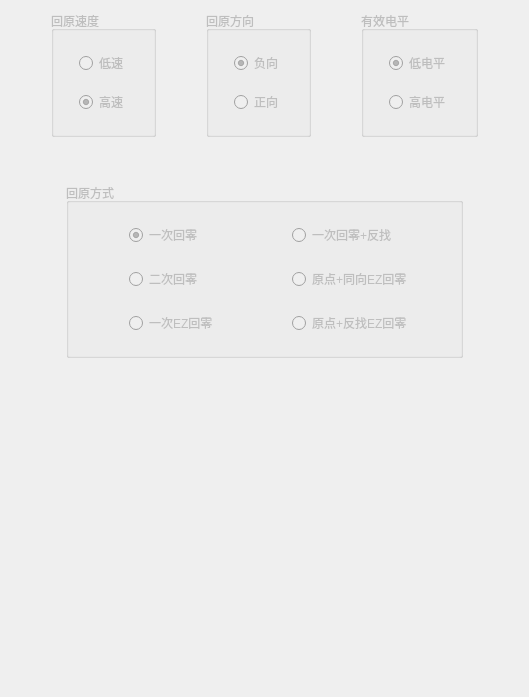
     <widget class="QWidget" name="tabHomeReturn">
      <attribute name="title">
       <string>Home Return</string>
      </attribute>
      <layout class="QVBoxLayout" name="verticalLayout_7">
       <item>
        <layout class="QHBoxLayout" name="horizontalLayout_5">
         <item>
          <spacer name="horizontalSpacer_4">
           <property name="orientation">
            <enum>Qt::Horizontal</enum>
           </property>
           <property name="sizeHint" stdset="0">
            <size>
             <width>40</width>
             <height>20</height>
            </size>
           </property>
          </spacer>
         </item>
         <item>
          <layout class="QHBoxLayout" name="horizontalLayout_3">
           <property name="spacing">
            <number>50</number>
           </property>
           <item>
            <widget class="QGroupBox" name="groupBox_6">
             <property name="enabled">
              <bool>false</bool>
             </property>
             <property name="title">
              <string>回原速度</string>
             </property>
             <layout class="QVBoxLayout" name="verticalLayout_6">
              <property name="spacing">
               <number>15</number>
              </property>
              <property name="leftMargin">
               <number>25</number>
              </property>
              <property name="topMargin">
               <number>20</number>
              </property>
              <property name="rightMargin">
               <number>25</number>
              </property>
              <property name="bottomMargin">
               <number>20</number>
              </property>
              <item>
               <widget class="QRadioButton" name="hrSlowRBtn">
                <property name="text">
                 <string>低速</string>
                </property>
               </widget>
              </item>
              <item>
               <widget class="QRadioButton" name="hrFastRBtn">
                <property name="text">
                 <string>高速</string>
                </property>
                <property name="checked">
                 <bool>true</bool>
                </property>
               </widget>
              </item>
             </layout>
            </widget>
           </item>
           <item>
            <widget class="QGroupBox" name="groupBox_5">
             <property name="enabled">
              <bool>false</bool>
             </property>
             <property name="title">
              <string>回原方向</string>
             </property>
             <layout class="QVBoxLayout" name="verticalLayout_5">
              <property name="spacing">
               <number>15</number>
              </property>
              <property name="leftMargin">
               <number>25</number>
              </property>
              <property name="topMargin">
               <number>20</number>
              </property>
              <property name="rightMargin">
               <number>25</number>
              </property>
              <property name="bottomMargin">
               <number>20</number>
              </property>
              <item>
               <widget class="QRadioButton" name="hrNDirectionRBtn">
                <property name="text">
                 <string>负向</string>
                </property>
                <property name="checked">
                 <bool>true</bool>
                </property>
               </widget>
              </item>
              <item>
               <widget class="QRadioButton" name="hrPDirectionRBtn">
                <property name="text">
                 <string>正向</string>
                </property>
               </widget>
              </item>
             </layout>
            </widget>
           </item>
           <item>
            <widget class="QGroupBox" name="groupBox_4">
             <property name="enabled">
              <bool>false</bool>
             </property>
             <property name="title">
              <string>有效电平</string>
             </property>
             <layout class="QVBoxLayout" name="verticalLayout_4">
              <property name="spacing">
               <number>15</number>
              </property>
              <property name="leftMargin">
               <number>25</number>
              </property>
              <property name="topMargin">
               <number>20</number>
              </property>
              <property name="rightMargin">
               <number>25</number>
              </property>
              <property name="bottomMargin">
               <number>20</number>
              </property>
              <item>
               <widget class="QRadioButton" name="hrLowLvLRBtn">
                <property name="text">
                 <string>低电平</string>
                </property>
                <property name="checked">
                 <bool>true</bool>
                </property>
               </widget>
              </item>
              <item>
               <widget class="QRadioButton" name="hrHighLvLRBtn">
                <property name="text">
                 <string>高电平</string>
                </property>
               </widget>
              </item>
             </layout>
            </widget>
           </item>
          </layout>
         </item>
         <item>
          <spacer name="horizontalSpacer_5">
           <property name="orientation">
            <enum>Qt::Horizontal</enum>
           </property>
           <property name="sizeHint" stdset="0">
            <size>
             <width>40</width>
             <height>20</height>
            </size>
           </property>
          </spacer>
         </item>
        </layout>
       </item>
       <item>
        <spacer name="verticalSpacer_8">
         <property name="orientation">
          <enum>Qt::Vertical</enum>
         </property>
         <property name="sizeType">
          <enum>QSizePolicy::Minimum</enum>
         </property>
         <property name="sizeHint" stdset="0">
          <size>
           <width>20</width>
           <height>40</height>
          </size>
         </property>
        </spacer>
       </item>
       <item>
        <layout class="QHBoxLayout" name="horizontalLayout_4">
         <item>
          <spacer name="horizontalSpacer_8">
           <property name="orientation">
            <enum>Qt::Horizontal</enum>
           </property>
           <property name="sizeType">
            <enum>QSizePolicy::Minimum</enum>
           </property>
           <property name="sizeHint" stdset="0">
            <size>
             <width>55</width>
             <height>20</height>
            </size>
           </property>
          </spacer>
         </item>
         <item>
          <widget class="QGroupBox" name="groupBox_7">
           <property name="enabled">
            <bool>false</bool>
           </property>
           <property name="title">
            <string>回原方式</string>
           </property>
           <layout class="QGridLayout" name="gridLayout_6">
            <property name="leftMargin">
             <number>60</number>
            </property>
            <property name="topMargin">
             <number>20</number>
            </property>
            <property name="rightMargin">
             <number>30</number>
            </property>
            <property name="bottomMargin">
             <number>20</number>
            </property>
            <property name="horizontalSpacing">
             <number>25</number>
            </property>
            <property name="verticalSpacing">
             <number>20</number>
            </property>
            <item row="0" column="0">
             <widget class="QRadioButton" name="hrOnceRBtn">
              <property name="text">
               <string>一次回零</string>
              </property>
              <property name="checked">
               <bool>true</bool>
              </property>
             </widget>
            </item>
            <item row="0" column="1">
             <widget class="QRadioButton" name="hrOnceAndBackwardRBtn">
              <property name="text">
               <string>一次回零+反找</string>
              </property>
             </widget>
            </item>
            <item row="1" column="0">
             <widget class="QRadioButton" name="hrTwiceRBtn">
              <property name="text">
               <string>二次回零</string>
              </property>
             </widget>
            </item>
            <item row="1" column="1">
             <widget class="QRadioButton" name="hrHomeAndForwardEZRBtn">
              <property name="text">
               <string>原点+同向EZ回零</string>
              </property>
             </widget>
            </item>
            <item row="2" column="0">
             <widget class="QRadioButton" name="hrOnceEZRBtn">
              <property name="text">
               <string>一次EZ回零</string>
              </property>
             </widget>
            </item>
            <item row="2" column="1">
             <widget class="QRadioButton" name="hrHomeAndBackwardEZRBtn">
              <property name="text">
               <string>原点+反找EZ回零</string>
              </property>
             </widget>
            </item>
           </layout>
          </widget>
         </item>
         <item>
          <spacer name="horizontalSpacer_9">
           <property name="orientation">
            <enum>Qt::Horizontal</enum>
           </property>
           <property name="sizeType">
            <enum>QSizePolicy::Minimum</enum>
           </property>
           <property name="sizeHint" stdset="0">
            <size>
             <width>55</width>
             <height>20</height>
            </size>
           </property>
          </spacer>
         </item>
        </layout>
       </item>
       <item>
        <spacer name="verticalSpacer_9">
         <property name="orientation">
          <enum>Qt::Vertical</enum>
         </property>
         <property name="sizeHint" stdset="0">
          <size>
           <width>20</width>
           <height>328</height>
          </size>
         </property>
        </spacer>
       </item>
      </layout>
     </widget>
